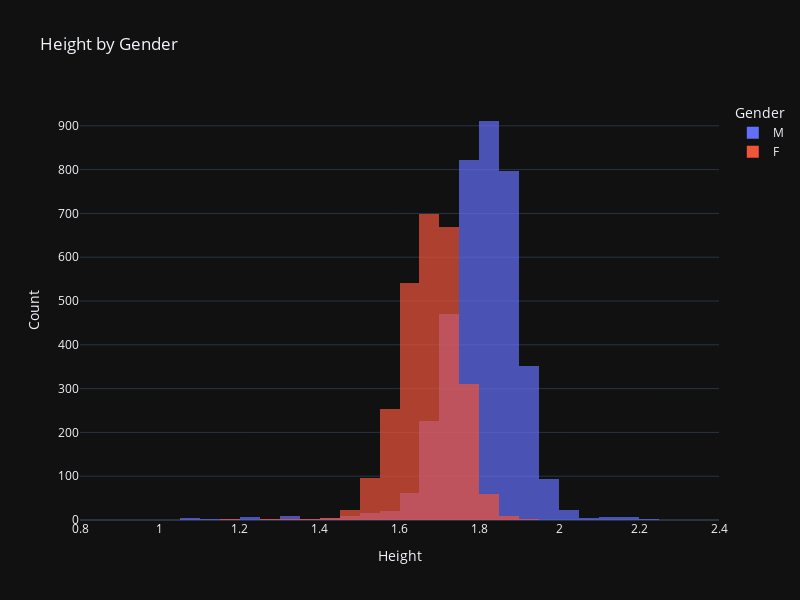

Notebook cell for this chart:
### Code cell
fig = px.histogram(
    actor_df, 
    x='Height', 
    color='Gender', 
    nbins=50, 
    title='Height by Gender',
    labels={'Height': 'Height'},
    opacity=0.7,
    width=800, height=600
)
fig.update_layout(barmode='overlay', xaxis_title='Height', yaxis_title='Count')

fig.show()
fig.write_html("height_vs_gender.html")

### Figure 1 — Plotly figure (JSON) as saved in the notebook; plotly's stock layout.template omitted (floating-point values rounded to 4 significant figures; data arrays with more than 128 entries replaced by an {"elided": "..."} marker saying what was removed)
{"data": [{"alignmentgroup": "True", "bingroup": "x", "hovertemplate": "Gender=M<br>Height=%{x}<br>count=%{y}<extra></extra>", "legendgroup": "M", "marker": {"color": "#636efa", "opacity": 0.7, "pattern": {"shape": ""}}, "name": "M", "nbinsx": 50, "offsetgroup": "M", "orientation": "v", "showlegend": true, "type": "histogram", "x": {"elided": "3859 float values"}, "xaxis": "x", "yaxis": "y"}, {"alignmentgroup": "True", "bingroup": "x", "hovertemplate": "Gender=F<br>Height=%{x}<br>count=%{y}<extra></extra>", "legendgroup": "F", "marker": {"color": "#EF553B", "opacity": 0.7, "pattern": {"shape": ""}}, "name": "F", "nbinsx": 50, "offsetgroup": "F", "orientation": "v", "showlegend": true, "type": "histogram", "x": {"elided": "2680 float values"}, "xaxis": "x", "yaxis": "y"}], "layout": {"barmode": "overlay", "height": 600, "legend": {"title": {"text": "Gender"}, "tracegroupgap": 0}, "title": {"text": "Height by Gender"}, "width": 800, "xaxis": {"anchor": "y", "domain": [0, 1], "title": {"text": "Height"}}, "yaxis": {"anchor": "x", "domain": [0, 1], "title": {"text": "Count"}}}}
